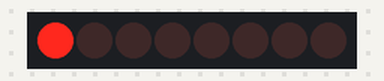
Simulated run of this sketch. Board: Arduino Uno, built with avr-gcc and run on an emulated ATmega328P. Parts: 8 shift-register outputs drawn as a row of LEDs (first output left, lit = HIGH). Wiring (inferred from the names in the program): shift register (74HC595): data pin 2; shift clock pin 5; latch pin 4. Wiring (inferred from the signals the program sends): row of LEDs: on Q0, Q1, Q2, Q3, Q4, Q5, Q6, Q7.

Above: at 1.1 s.
At 5.1 s:
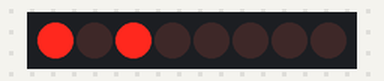
At 10.1 s:
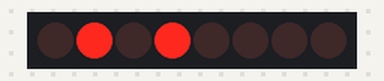
At 20.1 s:
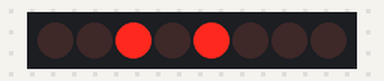
At 29.1 s:
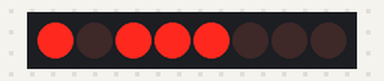
At 39.1 s:
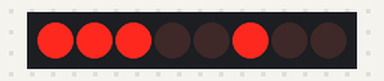
Timing chart, 0 to 40.0 s (numbered marks = the images above):
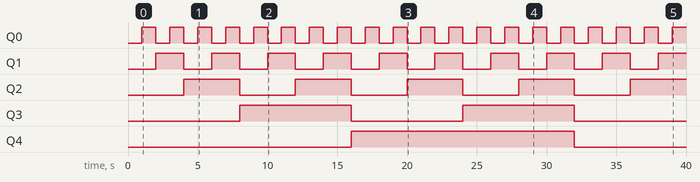

The sketch:

chip_74HC595.ino
```cpp
int dataPin = 2;
int clockPin = 5;
int latchPin = 4;
int ledState = 2;

void setup()
{
  pinMode(dataPin, OUTPUT);
  pinMode(clockPin, OUTPUT);
  pinMode(latchPin, OUTPUT);
}

void loop()
{

  for(int i=0;i<256;i++){
    ledState = i;
    digitalWrite(latchPin, LOW);
    shiftOut(dataPin, clockPin, MSBFIRST, ledState);
    digitalWrite(latchPin, HIGH);
    delay(1000);
  }

}
```

Measured:
- by itself, Q0: alternates HIGH for 1.0 s and LOW for 1.0 s
- by itself, Q1: alternates HIGH for 2.0 s and LOW for 2.0 s
- by itself, Q2: alternates HIGH for 4.0 s and LOW for 4.0 s
- by itself, Q3: alternates HIGH for 8.0 s and LOW for 8.0 s
- by itself, Q4: LOW → HIGH at 16.0 s, → LOW 16.0 s later
